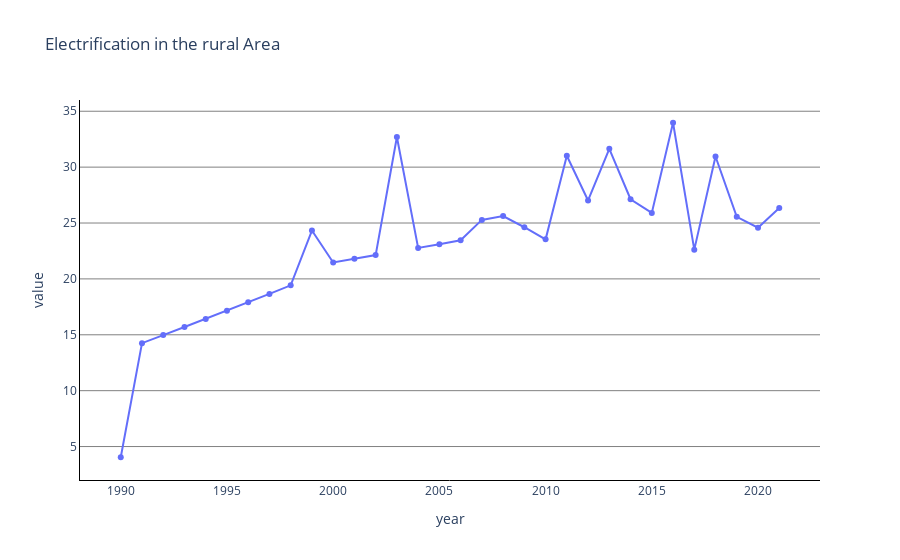

The cell this chart's notebook holds for it:
### Code cell
fig = compare_indicator_line('Access to electricity, rural (% of rural population)',title = 'Electrification in the rural Area')
fig

### Figure 1 — Plotly figure (JSON) as saved in the notebook; plotly's stock layout.template omitted (floating-point values rounded to 4 significant figures)
{"data": [{"mode": "markers+lines", "name": "Access to electricity, rural (% of rural population)", "type": "scatter", "x": [2021, 2020, 2019, 2018, 2017, 2016, 2015, 2014, 2013, 2012, 2011, 2010, 2009, 2008, 2007, 2006, 2005, 2004, 2003, 2002, 2001, 2000, 1999, 1998, 1997, 1996, 1995, 1994, 1993, 1992, 1991, 1990], "y": [26.35, 24.58, 25.55, 30.95, 22.62, 33.97, 25.9, 27.13, 31.63, 27.02, 31.02, 23.54, 24.62, 25.62, 25.28, 23.46, 23.11, 22.77, 32.7, 22.13, 21.8, 21.47, 24.33, 19.43, 18.66, 17.9, 17.16, 16.42, 15.69, 14.97, 14.25, 4.044]}], "layout": {"paper_bgcolor": "rgba(0,0,0,0)", "plot_bgcolor": "rgba(0,0,0,0)", "title": {"text": "Electrification in the rural Area"}, "xaxis": {"gridcolor": "gray", "linecolor": "black", "showgrid": false, "title": {"text": "year"}}, "yaxis": {"gridcolor": "gray", "linecolor": "black", "showgrid": true, "title": {"text": "value"}}}}
